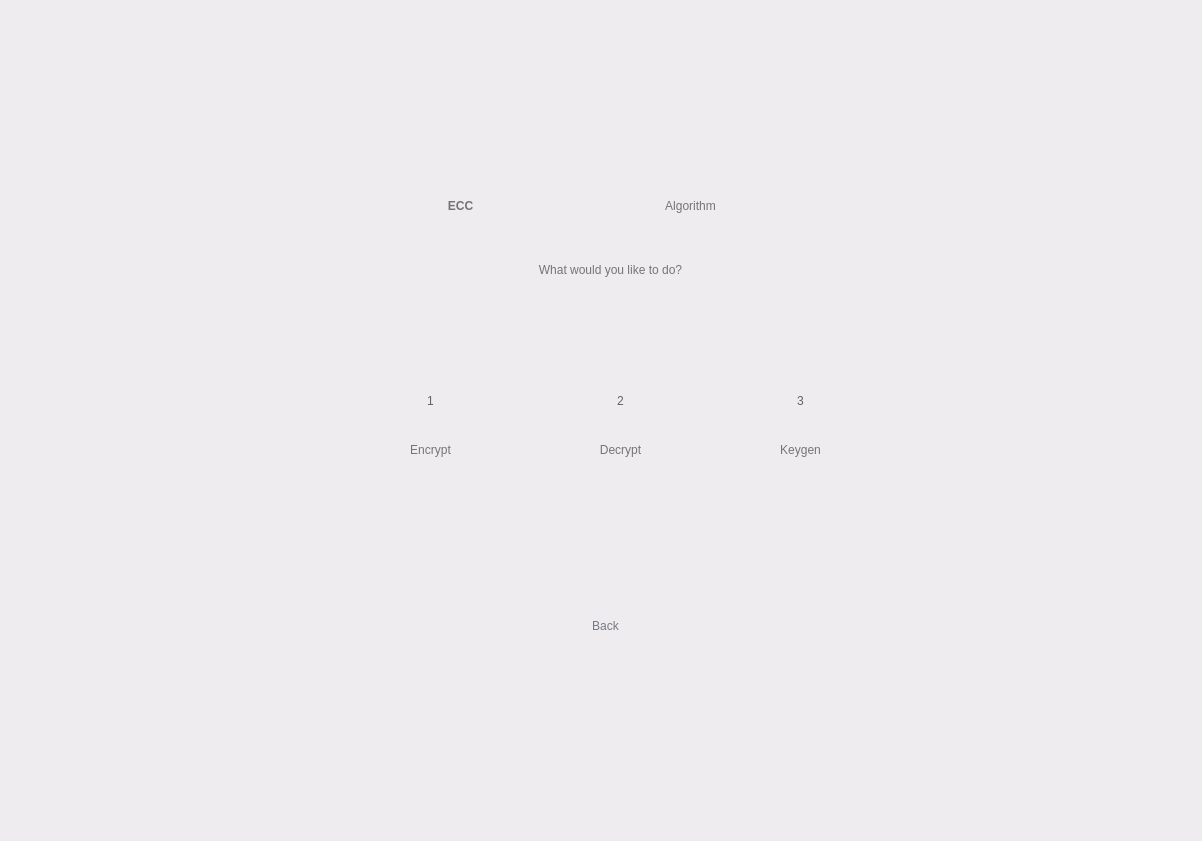
<?xml version="1.0" encoding="UTF-8"?>
<ui version="4.0">
 <class>Widget</class>
 <widget class="QWidget" name="Widget">
  <property name="geometry">
   <rect>
    <x>0</x>
    <y>0</y>
    <width>1202</width>
    <height>841</height>
   </rect>
  </property>
  <property name="windowTitle">
   <string>Widget</string>
  </property>
  <property name="styleSheet">
   <string notr="true">background-color: rgb(238, 236, 239);</string>
  </property>
  <widget class="QWidget" name="widget1" native="true">
   <property name="geometry">
    <rect>
     <x>0</x>
     <y>0</y>
     <width>1201</width>
     <height>841</height>
    </rect>
   </property>
   <property name="styleSheet">
    <string notr="true">QWidget#widget1 {background-color: rgb(246, 245, 247);};

</string>
   </property>
   <widget class="QLabel" name="label">
    <property name="geometry">
     <rect>
      <x>390</x>
      <y>130</y>
      <width>141</width>
      <height>151</height>
     </rect>
    </property>
    <property name="styleSheet">
     <string notr="true">background-color: rgba(255, 255, 255, 0);
color: rgb(116, 116, 118);
font: 75 72pt &quot;Product Sans&quot;;
font-weight: bold;
</string>
    </property>
    <property name="text">
     <string>ECC</string>
    </property>
    <property name="alignment">
     <set>Qt::AlignCenter</set>
    </property>
   </widget>
   <widget class="QPushButton" name="pushButton">
    <property name="geometry">
     <rect>
      <x>400</x>
      <y>370</y>
      <width>61</width>
      <height>61</height>
     </rect>
    </property>
    <property name="styleSheet">
     <string notr="true">font: 17pt &quot;Product Sans&quot;;
color: rgb(96, 99, 103);
border-radius: 25px;
</string>
    </property>
    <property name="text">
     <string>1</string>
    </property>
   </widget>
   <widget class="QLabel" name="label_2">
    <property name="geometry">
     <rect>
      <x>530</x>
      <y>130</y>
      <width>321</width>
      <height>151</height>
     </rect>
    </property>
    <property name="styleSheet">
     <string notr="true">background-color: rgba(255, 255, 255, 0);
color: rgb(116, 116, 118);
font: 75 72pt &quot;Product Sans&quot;;
</string>
    </property>
    <property name="text">
     <string>Algorithm</string>
    </property>
    <property name="alignment">
     <set>Qt::AlignCenter</set>
    </property>
   </widget>
   <widget class="QLabel" name="label_3">
    <property name="geometry">
     <rect>
      <x>490</x>
      <y>260</y>
      <width>241</width>
      <height>20</height>
     </rect>
    </property>
    <property name="styleSheet">
     <string notr="true">background-color: rgba(255, 255, 255, 0);
font: 16pt &quot;Product Sans&quot;;
color: rgb(116, 116, 118);</string>
    </property>
    <property name="text">
     <string>What would you like to do?</string>
    </property>
    <property name="alignment">
     <set>Qt::AlignCenter</set>
    </property>
   </widget>
   <widget class="QLabel" name="label_4">
    <property name="geometry">
     <rect>
      <x>360</x>
      <y>440</y>
      <width>141</width>
      <height>20</height>
     </rect>
    </property>
    <property name="styleSheet">
     <string notr="true">background-color: rgba(255, 255, 255, 0);
font: 16pt &quot;Product Sans&quot;;
color: rgb(116, 116, 118);</string>
    </property>
    <property name="text">
     <string>Encrypt</string>
    </property>
    <property name="alignment">
     <set>Qt::AlignCenter</set>
    </property>
   </widget>
   <widget class="QLabel" name="label_5">
    <property name="geometry">
     <rect>
      <x>550</x>
      <y>440</y>
      <width>141</width>
      <height>20</height>
     </rect>
    </property>
    <property name="styleSheet">
     <string notr="true">background-color: rgba(255, 255, 255, 0);
font: 16pt &quot;Product Sans&quot;;
color: rgb(116, 116, 118);</string>
    </property>
    <property name="text">
     <string>Decrypt</string>
    </property>
    <property name="alignment">
     <set>Qt::AlignCenter</set>
    </property>
   </widget>
   <widget class="QPushButton" name="pushButton_2">
    <property name="geometry">
     <rect>
      <x>590</x>
      <y>370</y>
      <width>61</width>
      <height>61</height>
     </rect>
    </property>
    <property name="styleSheet">
     <string notr="true">font: 17pt &quot;Product Sans&quot;;
color: rgb(96, 99, 103);
border-radius: 25px;
</string>
    </property>
    <property name="text">
     <string>2</string>
    </property>
   </widget>
   <widget class="QPushButton" name="backButton">
    <property name="geometry">
     <rect>
      <x>570</x>
      <y>610</y>
      <width>71</width>
      <height>31</height>
     </rect>
    </property>
    <property name="styleSheet">
     <string notr="true">font: 12pt &quot;Product Sans&quot;;
color: rgb(118, 121, 128);
background-color: rgba(255, 255, 255, 0);
border-radius: 15px;
</string>
    </property>
    <property name="text">
     <string>Back</string>
    </property>
   </widget>
   <widget class="QPushButton" name="pushButton_3">
    <property name="geometry">
     <rect>
      <x>770</x>
      <y>370</y>
      <width>61</width>
      <height>61</height>
     </rect>
    </property>
    <property name="styleSheet">
     <string notr="true">font: 17pt &quot;Product Sans&quot;;
color: rgb(96, 99, 103);
border-radius: 25px;
</string>
    </property>
    <property name="text">
     <string>3</string>
    </property>
   </widget>
   <widget class="QLabel" name="label_6">
    <property name="geometry">
     <rect>
      <x>730</x>
      <y>440</y>
      <width>141</width>
      <height>20</height>
     </rect>
    </property>
    <property name="styleSheet">
     <string notr="true">background-color: rgba(255, 255, 255, 0);
font: 16pt &quot;Product Sans&quot;;
color: rgb(116, 116, 118);</string>
    </property>
    <property name="text">
     <string>Keygen</string>
    </property>
    <property name="alignment">
     <set>Qt::AlignCenter</set>
    </property>
   </widget>
  </widget>
 </widget>
 <resources/>
 <connections/>
</ui>
